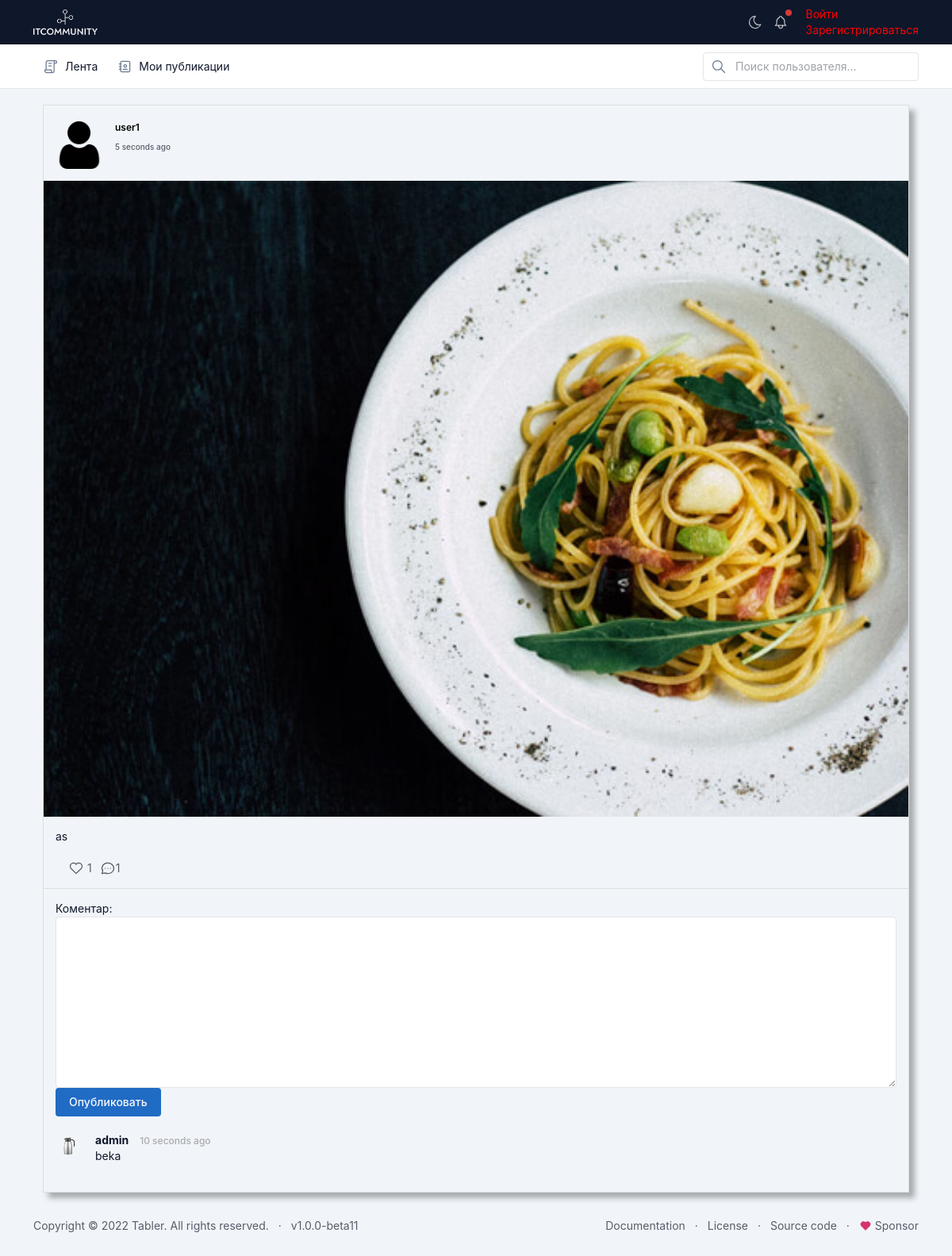
/post/detail/10/, run on the app's committed database.
### apps/posts/models.py (models this page shows, shortened)
class Post(models.Model):
    author = models.ForeignKey(User, on_delete=models.CASCADE, related_name="posts")
    image = models.ImageField(upload_to="posts/")
    description = models.TextField()
    is_archive = models.BooleanField(default=False)
    created = models.DateTimeField(auto_now_add=True)
    updated = models.DateTimeField(auto_now=True)
    likes = models.ManyToManyField(
        User,
        related_name="user_likes",
        null=True,
        blank=True
    )
    class Meta:
        verbose_name = "Публикация"
        verbose_name_plural = "Публикации"

class Comment(models.Model):
    author = models.ForeignKey(
        User,
        on_delete=models.CASCADE,
        related_name="comments"
    )
    post = models.ForeignKey(
        Post,
        on_delete=models.CASCADE,
        related_name="post_comments"
    )
    created = models.DateTimeField(auto_now_add=True)
    content = models.TextField("Комментарий")
    class Meta:
        verbose_name = "Комментарий"
        verbose_name_plural = "Комментарии"
        ordering = ["-created"]

### apps/accounts/models.py (models this page shows, shortened)
class User(AbstractUser):
    avatar = models.ImageField(
        upload_to="users/avatars/",
        null=True,  # для базы
        blank=True,  # для формы
        verbose_name="Фото профиля"
    )
    birthday = models.DateField("Дата рождения", null=True)
    phone = models.CharField("Номер телефона", max_length=14, null=True)
    following = models.ManyToManyField("self", blank=True, null=True,
                 related_name="followers", symmetrical=False)
    is_private = models.BooleanField(default=False)
    class Meta:
        verbose_name = "Пользователь"
        verbose_name_plural = "Пользователи"

### apps/posts/views.py (the view)
# urls.py: path("post/detail/<int:pk>/", PostDetailView.as_view(), name="post_detail"),
class PostDetailView(DetailView):
    template_name = "post_details.html"
    model = Post
    queryset = Post.objects.all()
    def get_context_data(self, **kwargs):
        context = super().get_context_data(**kwargs)
        context["form"] = PostUpdateForm(instance=self.get_object())
        context["comment_form"] = CommentForm()
        return context

### apps/posts/forms.py
class PostUpdateForm(forms.ModelForm):
    class Meta:
        model = Post
        fields = [
            "description",
            "image",
        ]
        widgets = {
            "image": forms.FileInput(
                attrs={"class": "form-control"}
            ),
            "description": forms.Textarea(
                attrs= {"class":"form-control"}
            )
        }
        labels = {
            "description": "Описание публикации"
        }

class CommentForm(forms.ModelForm):
    class Meta:
        model = Comment
        fields = ["content"]
        widgets = {
            "content": forms.Textarea(
                attrs={"class":"form-control"}
            )
        }
        labels = {
            "content": "Коментар"
        }

### apps/posts/templates/post_details.html (shortened to what this page needs)
{% extends 'base.html' %}
{% load static %}
{% block style_css %}
    <link rel="stylesheet" href="{% static 'css/post_detail.css' %}">
{% endblock %}
{% block content %}
    <div class="page-body">
        <div class="container-xl">
            <div class="content">
                <link rel="stylesheet" type="text/css"
                      href="//netdna.bootstrapcdn.com/font-awesome/4.1.0/css/font-awesome.min.css">
                <div class="container bootstrap snippets bootdey">
                    <div class="col-md-auto">
                        <div class="panel panel-white post panel-shadow">
                            <div class="post-heading">
                                <div class="pull-left image">
                                    {% if post.author.avatar %}
                                        <img src="{{ post.author.avatar.url }}" class="img-circle avatar"
                                             alt="user profile image">
                                    {% else %}
                                        <img src="/static/img/icons/user_profile.png" alt=""
                                             class="image-circle avatar">
                                    {% endif %}
                                </div>
                                <div class="pull-left meta">
                                    <div class="title h5">
                                        <a href="#"><b>{{ post.author.username }}</b></a>
                                    </div>
                                    <h6 class="text-muted time">5 seconds ago</h6>
                                </div>
                            </div>
                            <div class="post-image">
                                <img src="{{ post.image.url }}" class="image" alt="image post"
                                     width="height:200px;">
                            </div>
                            <div class="post-description">
                                <p>{{ post.description }}</p>
                                <div class="stats">
                                    <div class="ms-auto d-flex">
                                        {% if request.user in post.likes.all %}
                                            <a href="{% url 'unlike_post' post.id %}" class="ms-3 text-muted">
                                                <svg xmlns="http://www.w3.org/2000/svg"
                                                     class="icon icon-filled text-red" width="24" height="24"
                                                     viewBox="0 0 24 24" stroke-width="2" stroke="currentColor"
                                                     fill="none" stroke-linecap="round" stroke-linejoin="round">
                                                    <path stroke="none" d="M0 0h24v24H0z" fill="none"/>
                                                    <path d="M19.5 12.572l-7.5 7.428l-7.5 -7.428m0 0a5 5 0 1 1 7.5 -6.566a5 5 0 1 1 7.5 6.572"/>
                                                </svg>
                                                {{ post.likes.count }}
                                            </a>
                                        {% else %}
                                            <a href="{% url 'like_post' post.id %}" class="ms-3 text-muted">
                                                {{ post.likes.count }}
                                            </a>
                                        {% endif %}
                                        <div class="text-muted d-flex" style="margin-left:10px;">
                                            {{ post.post_comments.count }}
                                        </div>
                                    </div>
                                </div>
                            </div>
                            <div class="post-footer">
                                <form action="{% url 'create_comment' post.id %}" method="post">
                                    {{ comment_form }}
                                    <button class="btn btn-primary w-15" type="submit">
                                        Опубликовать
                                    </button>
                                </form>
                                <ul class="comments-list">
                                    {% for comment in post.post_comments.all %}
                                        <li class="comment">
                                            <a class="pull-left" href="#">
                                                {% if comment.author.avatar %}
                                                    <img class="avatar" src="{{ comment.author.avatar.url }}"
                                                         alt="avatar">
                                                {% else %}
                                                    <img src="/static/img/icons/user_profile.png" alt="" class="avatar">
                                                {% endif %}
                                            </a>
                                            <div class="comment-body">
                                                <div class="comment-heading">
                                                    <h4 class="user">{{ comment.author.username }}</h4>
                                                    <h5 class="time">10 seconds ago</h5>
                                                </div>
                                                <p> {{ comment.content }} </p>
                                            </div>
                                        </li>
                                    {% endfor %}
                                </ul>
                            </div>
                        </div>
                    </div>
                </div>
            </div>
        </div>
{% endblock %}

### static/css/post_detail.css (style rules this page uses)
.panel-shadow { box-shadow: rgba(0, 0, 0, 0.3) 7px 7px 7px; }
.panel-white { border: 1px solid #dddddd; }
.post .post-heading { height: 95px; padding: 20px 15px; }
.post .post-heading .avatar { width: 60px; height: 60px; display: block; margin-right: 15px; }
.post .post-heading .meta .title { margin-bottom: 0; }
.post .post-heading .meta .title a { color: black; }
.post .post-heading .meta .time { margin-top: 8px; color: #999; }
.post .post-image .image { width: 100%; height: auto; }
.post .post-description { padding: 15px; }
.post .post-description p { font-size: 14px; }
.post .post-description .stats { margin-top: 20px; }
.post .post-footer { border-top: 1px solid #ddd; padding: 15px; }
.post .post-footer .comments-list { padding: 0; margin-top: 20px; list-style-type: none; }
.post .post-footer .comments-list .comment { display: block; width: 100%; margin: 20px 0; }
.post .post-footer .comments-list .comment .avatar { width: 35px; height: 35px; }
.post .post-footer .comments-list .comment .comment-heading { display: block; width: 100%; }
.post .post-footer .comments-list .comment .comment-heading .user { font-size: 14px; font-weight: bold; display: inline; margin-top: 0; margin-right: 10px; }
.post .post-footer .comments-list .comment .comment-heading .time { font-size: 12px; color: #aaa; margin-top: 0; display: inline; }
.post .post-footer .comments-list .comment .comment-body { margin-left: 50px; }

### apps/posts/templates/base.html (style rules this page uses)
:root { --tblr-font-sans-serif: Inter,-apple-system,BlinkMacSystemFont,San Francisco,Segoe UI,Roboto,Helvetica Neue,sans-serif !important; }

### data on the page
Post: author.username "user1", image (picture), description "as", likes.count "1", post_comments.count "1"
Comment: author.avatar (picture), author.username "admin", content "beka"
